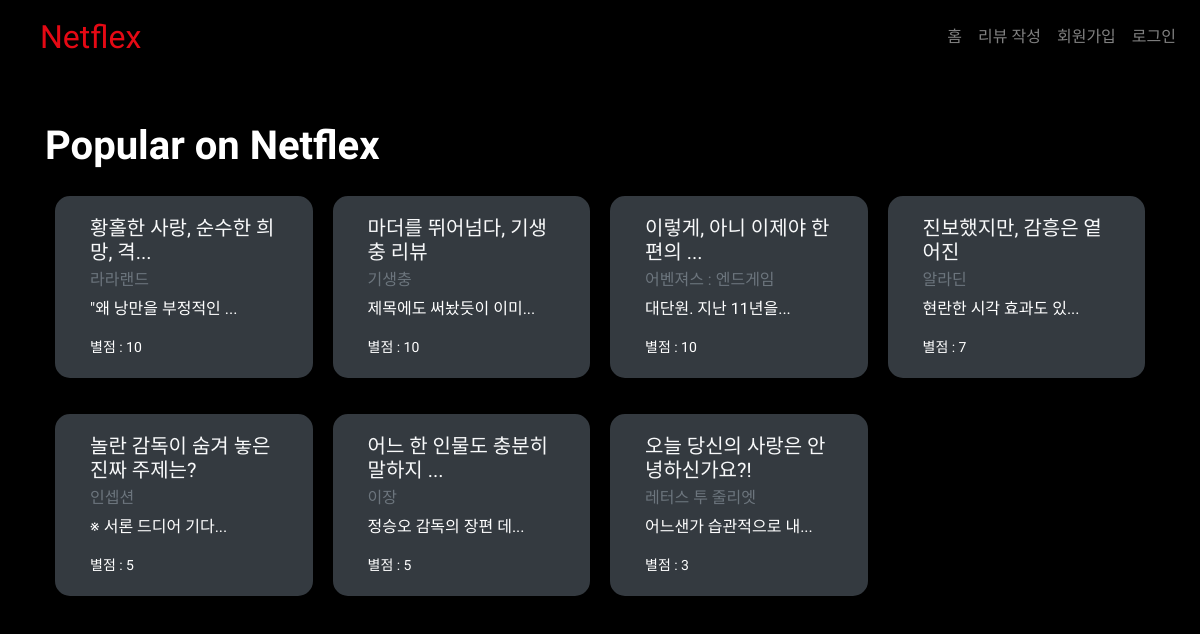
/community/, run on the app's committed database.
### community/models.py (models this page shows)
class Review(models.Model):
    user = models.ForeignKey(settings.AUTH_USER_MODEL, on_delete=models.CASCADE)
    title = models.CharField(max_length=100)
    movie_title = models.CharField(max_length=30)
    rank = models.IntegerField()
    content = models.TextField()
    created_at = models.DateTimeField(auto_now_add=True)
    updated_at = models.DateTimeField(auto_now=True)

### community/views.py (the view)
# urls.py: path('', views.index, name='index'),
def index(request):
    reviews = Review.objects.order_by('-rank')
    context = {
        'reviews': reviews
    }
    return render(request, 'community/review_list.html', context)

### community/templates/community/review_list.html
{% extends 'base.html' %}
{% block content %}
<div class="mx-0">
<h1 class="mt-5 font-weight-bold">Popular on Netflex</h1>
<div class="container">
  <div class="row">
  {% for review in reviews %}
    <div class="card bg-dark col-3 my-2" style="width: 18rem; border: 10px black solid; border-radius: 25px;">
      <div class="card-body d-flex flex-column justify-content-between">
        <h5 class="card-title"><a href="{% url 'community:detail' review.pk %}" class="text-decoration-none text-light">{{ review.title|truncatechars:20 }}</a></h5>
        <h6 class="card-subtitle mb-2 text-muted">{{ review.movie_title|truncatechars:15 }}</h6>
        <p class="card-text">{{ review.content|truncatechars:15 }}</p>
        <small>별점 : {{ review.rank }}</small>
      </div>
    </div>
  {% endfor %}
  </div>
</div>
</div>
{% endblock %}

### templates/base.html (shortened to what this page needs)
<!DOCTYPE html>
{% load bootstrap4 %}
{% load static %}
<html lang="en">
<head>
    {% bootstrap_css %}
    <link rel="stylesheet" href="{% static 'community/css/base.css' %}">
</head>
<body>
    <nav class="navbar navbar-expand-lg navbar-dark d-flex align-items-center">
      <a class="navbar-brand ml-4" href="{% url 'community:index' %}"><p class="logo">Netflex</p></a>
      <div class="collapse navbar-collapse" id="navbarNav">
        <ul class="navbar-nav ml-auto">
          <li class="nav-item">
            <a class="nav-link" href="{% url 'community:index' %}">홈</a>
          </li>
          <li class="nav-item">
            <a class="nav-link" href="{% url 'community:create' %}">리뷰 작성</a>
          </li>
          {% if request.user.is_authenticated %}
          <li class="nav-item">
            <a class="nav-link" href="{% url 'accounts:logout' %}">로그아웃</a>
          </li>
          {% else %}
          <li class="nav-item">
            <a class="nav-link" href="{% url 'accounts:signup' %}">회원가입</a>
          </li>
          <li class="nav-item">
            <a class="nav-link" href="{% url 'accounts:login' %}">로그인</a>
          </li>
          {% endif %}
        </ul>
      </div>
    </nav>
    <div class="container">
        {% block content %}
        {% endblock %}
    </div>
</body>
</html>

### community/static/community/css/base.css (style rules this page uses)
body { background-color: black; color: white; font-family: 'Nanum Gothic', sans-serif; }
.navbar { background-color: transparent; }
.logo { color: #E50914; font-size: 2rem; font-family: 'Sunflower', sans-serif; margin: 0; }

### data on the page
Review: title "황홀한 사랑, 순수한 희망, 격...", movie_title "라라랜드", content "\"왜 낭만을 부정적인 ...", rank "10"
Review: title "마더를 뛰어넘다, 기생충 리뷰", movie_title "기생충", content "제목에도 써놨듯이 이미...", rank "10"
Review: title "이렇게, 아니 이제야 한 편의 ...", movie_title "어벤져스 : 엔드게임", content "대단원. 지난 11년을...", rank "10"
Review: title "진보했지만, 감흥은 옅어진", movie_title "알라딘", content "현란한 시각 효과도 있...", rank "7"
Review: title "놀란 감독이 숨겨 놓은 진짜 주제는?", movie_title "인셉션", content "※ 서론 드디어 기다...", rank "5"
Review: title "어느 한 인물도 충분히 말하지 ...", movie_title "이장", content "정승오 감독의 장편 데...", rank "5"
Review: title "오늘 당신의 사랑은 안녕하신가요?!", movie_title "레터스 투 줄리엣", content "어느샌가 습관적으로 내...", rank "3"
